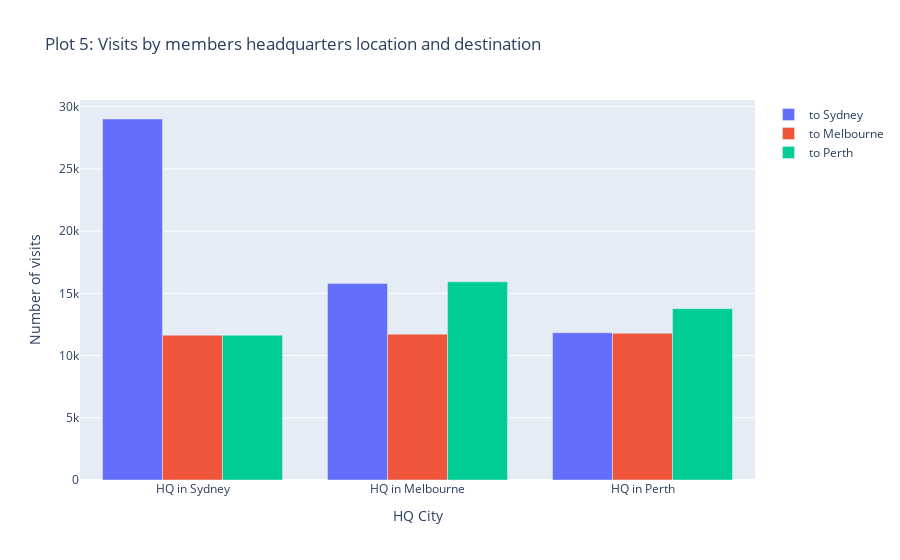

The notebook cell saved with this chart:
### Code cell
# create a temp df for plotly:
syd = hq_syd[['visits_sydney','visits_melbourne','visits_perth']].sum().to_frame(name='hq_sydney')
melb =  hq_melb[['visits_sydney','visits_melbourne','visits_perth']].sum().to_frame(name='hq_melbourne')
perth = hq_perth[['visits_sydney','visits_melbourne','visits_perth']].sum().to_frame(name='hq_perth')
plot3 = pd.concat([syd,melb,perth], axis=1)
plot3 = plot3.transpose()

labels_x = ['HQ in Sydney', 'HQ in Melbourne', 'HQ in Perth']
fig = go.Figure(data=[
    go.Bar(name='to Sydney', x=labels_x, y=plot3['visits_sydney']),
    go.Bar(name='to Melbourne', x=labels_x, y=plot3['visits_melbourne']),
    go.Bar(name='to Perth', x=labels_x, y=plot3['visits_perth']),
])

fig.update_layout(
    title='Plot 5: Visits by members headquarters location and destination',
    yaxis=dict(title='Number of visits'),
    xaxis=dict(title='HQ City'),
    barmode='group'
)
fig.show()

### Figure 1 — Plotly figure (JSON) as saved in the notebook; plotly's stock layout.template omitted (floating-point values rounded to 4 significant figures)
{"data": [{"name": "to Sydney", "type": "bar", "x": ["HQ in Sydney", "HQ in Melbourne", "HQ in Perth"], "y": [29014, 15801, 11836]}, {"name": "to Melbourne", "type": "bar", "x": ["HQ in Sydney", "HQ in Melbourne", "HQ in Perth"], "y": [11638, 11724, 11787]}, {"name": "to Perth", "type": "bar", "x": ["HQ in Sydney", "HQ in Melbourne", "HQ in Perth"], "y": [11637, 15931, 13773]}], "layout": {"barmode": "group", "title": {"text": "Plot 5: Visits by members headquarters location and destination"}, "xaxis": {"title": {"text": "HQ City"}}, "yaxis": {"title": {"text": "Number of visits"}}}}
